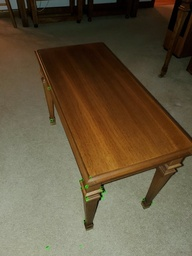
#> input picture img1.jpg, 192 x 256 px, shrunk from 720 x 960 before the run
$ python -i HCD.py   (imports and definitions only)
#> lines starting #> are read from the running program, lines starting #| are printed output that depends on the picture; after the words box and inside, x2 and y2 are one past the last pixel; in counts of white or black regions, pixels touching at a corner belong together
import cv2 as cv
import numpy as np
from matplotlib import pyplot as plt
#
"""
Homework 2
Justin Smith
RBE 549-SF
"""


def harris_corner(img):
    print("HarrisCornerMain")
    img_gray = cv.cvtColor(img, cv.COLOR_BGR2GRAY)

    u,v = img_gray.shape
    sigma = 1.4 #2
##    img_gray = cv.GaussianBlur(img_gray,(3,3),sigma)
    #Get Sobel x an y
    SobelX = np.array([[-1, 0, 1], [-2, 0, 2], [-1, 0, 1]])
    SobelY = np.array([[-1, -2, -1], [0, 0, 0], [1, 2, 1]])


    gx = convolve(img_gray,SobelX)
    gy = convolve(img_gray,SobelY)

##    cv.imshow("SobeX",gx)
##    cv.imshow("SobelY",gx)


    Gxx = cv.GaussianBlur(np.square(gx),(3,3),sigma)
    Gxy = cv.GaussianBlur(np.multiply(gx,gy),(3,3),sigma)
    Gyy = cv.GaussianBlur(np.square(gy),(3,3),sigma)


##    cv.imshow("SobelSquareX",Gxx)
##    cv.imshow("SobelSquareY",Gyy)


    k = 0.04
    R = np.zeros((u, v), np.float32)
#Determine R Matrix
    for row in range(u):
        for col in range(v):
            M = np.array([[Gxx[row][col], Gxy[row][col]], [Gxy[row][col], Gyy[row][col]]])
            R[row][col] = np.linalg.det(M) - (k * np.square(np.trace(M)))

    radius = 5
    color = (0, 255, 0)  # Green
    thickness = 1

    output_img = np.copy(img)
    cornerList = []
#LOCAL NON-MAXIMUM SUPPRESSION
    for row in range(u):
        for col in range(v):
            if R[row][col] > 400000000:
                max = R[row][col]
                skip=False
                for n_row in range(5):
                    for n_col in range(5):
                        if row + n_row - 2 < u and col + n_col - 2 < v:
                            if R[row + n_row - 2][col + n_col - 2] > max:
                                skip = True
                                break
                if not skip:
                    cornerList.append([row, col, R[row][col]])
                    cv.circle(output_img,(col,row),radius, color ,thickness)

    return  cornerList,output_img,R

def convolve(img,kernel):
    print("Processing Convolution...")
    w,h = img.shape
    i,j = kernel.shape
    G  = np.zeros(img.shape, np.float32)


    for row in range(i,w):
        for col in range(j,h):
            for m in range(i):
                for n in range(j):
                    G[row][col] += kernel[m][n]*img[row-m-1][col-n-1]

    return G

##img1 = cv.imread("img1.jpg")
##
##
##model_list,output_img1,R = harris_corner(img1)
##
##cv.imshow("Corners1", output_img1)

# [2 lines not run here, left out]


"""
References:
https://www.py4u.net/discuss/144215
http://cs.brown.edu/courses/csci1430/2013/results/proj2/valayshah/
http://graphics.cs.cmu.edu/courses/15-463/2005_fall/www/Lectures/RANSAC.pdf
http://cs.brown.edu/courses/csci1430/2013/results/proj2/valayshah/#:~:text=Local%20Non%2Dmaximum%20suppression,key%20point%20with%20maximum%20confidence.
https://towardsdatascience.com/non-maximum-suppression-nms-93ce178e177c
"""

>>> import cv2
>>> picture = cv2.imread('img1.jpg')
#> picture is the input picture: shape (256, 192, 3); mean B, G, R 63.2, 86.5, 99.6
>>> result = harris_corner(picture)
#> in harris_corner, `img_gray = cv.cvtColor(img, cv.COLOR_BGR2GRAY)`:
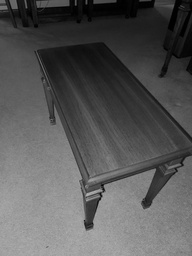
#> img_gray: shape (256, 192); min 0, max 176, mean 87.8
#> after the loop in convolve, `for row in range(i,w):`:
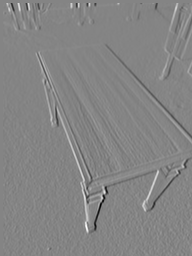
#> G: shape (256, 192) float32; min -551, max 510, mean 1.8; drawn with min black and max white
#> after the loop in convolve (call 2), `for row in range(i,w):`:
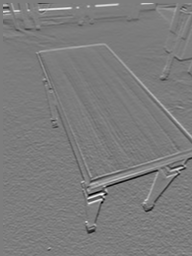
#> G: shape (256, 192) float32; min -410, max 423, mean -3.3; drawn with min black and max white
#> in harris_corner, `Gxy = cv.GaussianBlur(np.multiply(gx,gy),(3,3),sigma)`:
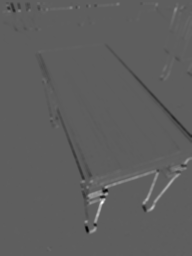
#> Gxy: shape (256, 192) float32; min -38597.2, max 65534, mean 66.1; drawn with min black and max white
#> in harris_corner, `Gyy = cv.GaussianBlur(np.square(gy),(3,3),sigma)`:
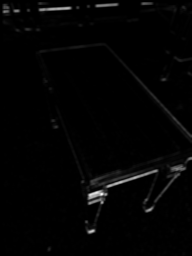
#> Gyy: shape (256, 192) float32; min 0, max 90352, mean 1417.9; drawn with min black and max white
#> after the loop in harris_corner, `for row in range(u):`:
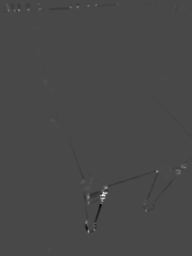
#> R: shape (256, 192) float32; min -895996672, max 2.24e+09, mean -60289.6; drawn with min black and max white
#> after the loop in harris_corner, `for row in range(u):`:
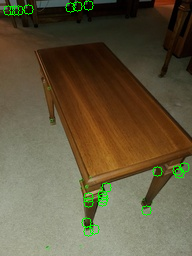
#> output_img: shape (256, 192, 3); 1.12% of pixels changed, all inside (x1, y1, x2, y2) = (3, 0, 190, 237)
#> after the loop in harris_corner, `for row in range(u):`: cornerList = 21 items, first 6: [5, 88, 443573120], [6, 77, 555034368], [7, 70, 497811072], [9, 28, 603313600], [10, 8, 553094144], [10, 14, 446026272]

$ run again, on img2.jpg
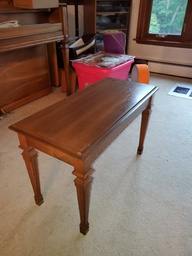
#> input picture img2.jpg, 192 x 256 px, shrunk from 720 x 960 before the run
#> picture is the input picture: shape (256, 192, 3); mean B, G, R 94.8, 106.1, 128.7
#> after the loop in harris_corner, `for row in range(u):`:
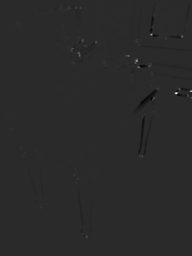
#> R: shape (256, 192) float32; min -2.85e+09, max 1.41e+10, mean -10104624; drawn with min black and max white
#> after the loop in harris_corner, `for row in range(u):`:
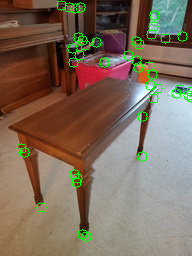
#> output_img: shape (256, 192, 3); 2.24% of pixels changed, all inside (x1, y1, x2, y2) = (16, 0, 192, 242)
#> after the loop in harris_corner, `for row in range(u):`: cornerList = 42 items, first 6: [5, 61, 414367488], [7, 69, 1.04e+09], [7, 80, 1.18e+09], [8, 75, 1.45e+09], [15, 154, 717600768], [26, 153, 487055424]

$ run again, on img3.jpg
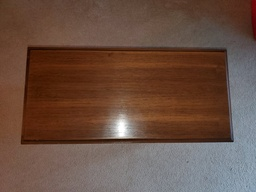
#> input picture img3.jpg, 256 x 192 px, shrunk from 960 x 720 before the run
#> picture is the input picture: shape (192, 256, 3); mean B, G, R 66.5, 79.4, 105.4
#> after the loop in convolve (call 2), `for row in range(i,w):`:
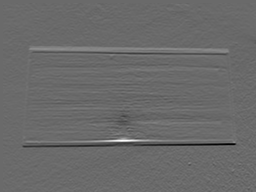
#> G: shape (192, 256) float32; min -509, max 705, mean -2.3; drawn with min black and max white
#> after the loop in harris_corner, `for row in range(u):`:
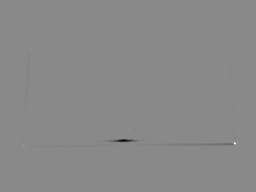
#> R: shape (192, 256) float32; min -3.21e+09, max 2.74e+09, mean -4151272.8; drawn with min black and max white
#> after the loop in harris_corner, `for row in range(u):`: cornerList = [[143, 234, 2.74e+09]]

$ run again, on img4.jpg
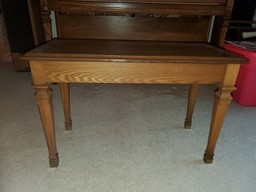
#> input picture img4.jpg, 256 x 192 px, shrunk from 960 x 720 before the run
#> picture is the input picture: shape (192, 256, 3); mean B, G, R 71.1, 86.5, 99.9
#> after the loop in harris_corner, `for row in range(u):`:
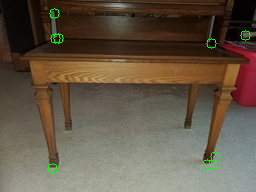
#> output_img: shape (192, 256, 3); 0.49% of pixels changed, all inside (x1, y1, x2, y2) = (47, 8, 251, 174)
#> after the loop in harris_corner, `for row in range(u):`: cornerList = [[13, 54, 423932128], [35, 245, 775530624], [38, 55, 534865152], [38, 58, 706336384], [43, 211, 873366272], [156, 215, 437861792], [164, 207, 619132864], [164, 213, 798591552], [168, 52, 430473632]]
